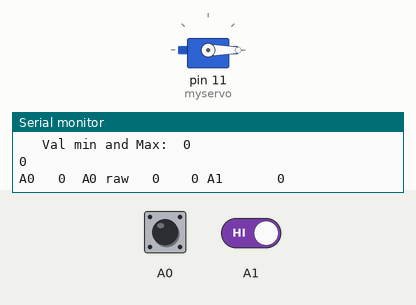
The sketch below on a simulated Arduino Uno, built with avr-gcc and run on an emulated ATmega328P. Shown: servo, the last lines printed to the serial monitor. Inputs (shaded band) come from the test bench; at power-on: A0 HIGH, A1 HIGH.

Above: at 1.2 s.
1.3 s: A0 pulled LOW for 0.15 s
At 1.48 s:
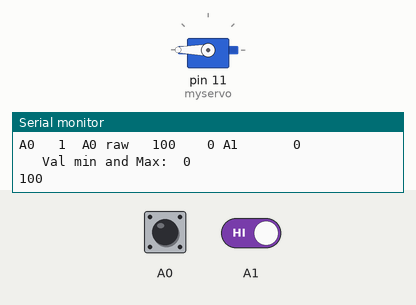
7.0 s: A0 pulled LOW for 3.2 s
At 11.7 s:
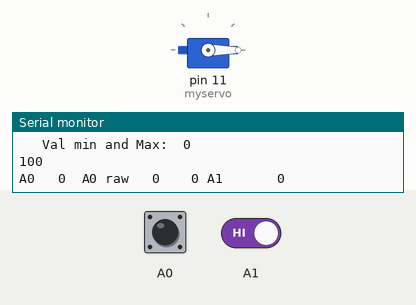
13.2 s: A0 driven LOW and A1 driven LOW
At 14.0 s:
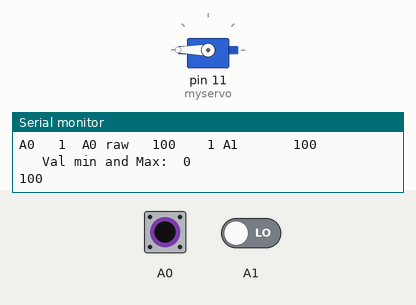
16.2 s: A0 driven HIGH
At 17.7 s:
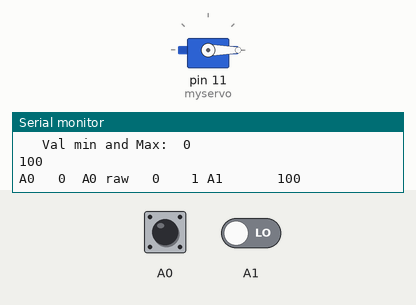
19.2 s: A0 driven LOW
At 20.1 s:
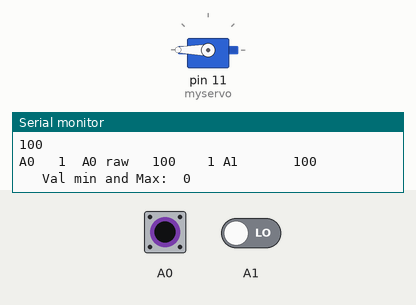
Timing chart, 0 to 22.2 s (numbered marks = the images above; inputs shaded):
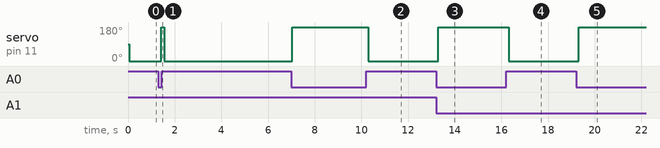

The sketch:

QtouchADC_basic_Uno_with_Servo_Control.ino
```cpp
#include <ADCTouch.h>
#include <Servo.h>
Servo myservo;  // create servo object to control a servo

int ref0, ref1;       //reference values to remove offset
int val;
int valmax=-1000;
int valmin=1000;

void setup()
{
    // No pins to setup, pins can still be used regularly, although it will affect readings

    Serial.begin(9600);

    ref0 = ADCTouch.read(A0, 100);    //create reference values to
    ref1 = ADCTouch.read(A1, 100);      //account for the capacitance of the pad

      myservo.attach(11);  // attaches the servo on pin 9 to the servo object

}

void loop()
{
    int value0 = ADCTouch.read(A0);   //no second parameter
    int value1 = ADCTouch.read(A1);     //   --> 100 samples

    value0 -= ref0;       //remove offset
    value1 -= ref1;

    Serial.print("A0 \t");

    Serial.print(value0 > 40);    //return pressed or not pressed
    Serial.print("  A0 raw \t");
        Serial.print(value0);             //return value
            Serial.print("\t");
    Serial.print("\t");

    Serial.print(value1 > 40);
    Serial.print(" A1 \t\t");

    Serial.print("\t");
    Serial.println(value1);

      val = value0;            // reads the value of the potentiometer (value between 0 and 1023)

if(val>valmax) valmax=val;
if(val<valmin) valmin=val;

        Serial.print("\t Val min and Max:  ");
    Serial.println(valmin);
        Serial.println(valmax);


  val = map(val, valmin, valmax, 0, 180);     // scale it to use it with the servo (value between 0 and 180)
  myservo.write(val);                  // sets the servo position according to the scaled value

 delay(100);
}
```

Measured:
- after the input at 1.3 s, servo on pin 11 (myservo): 0° → 180° after 0.12 s, → 0° 0.13 s later
- after the input at 7.0 s, servo on pin 11 (myservo): 0° → 180° after 0.05 s, → 0° 3.3 s later
- after the input at 13.2 s, servo on pin 11 (myservo): 0° → 180° after 0.10 s
- after the input at 16.2 s, servo on pin 11 (myservo): 180° → 0° after 0.11 s
- after the input at 19.2 s, servo on pin 11 (myservo): 0° → 180° after 0.11 s
